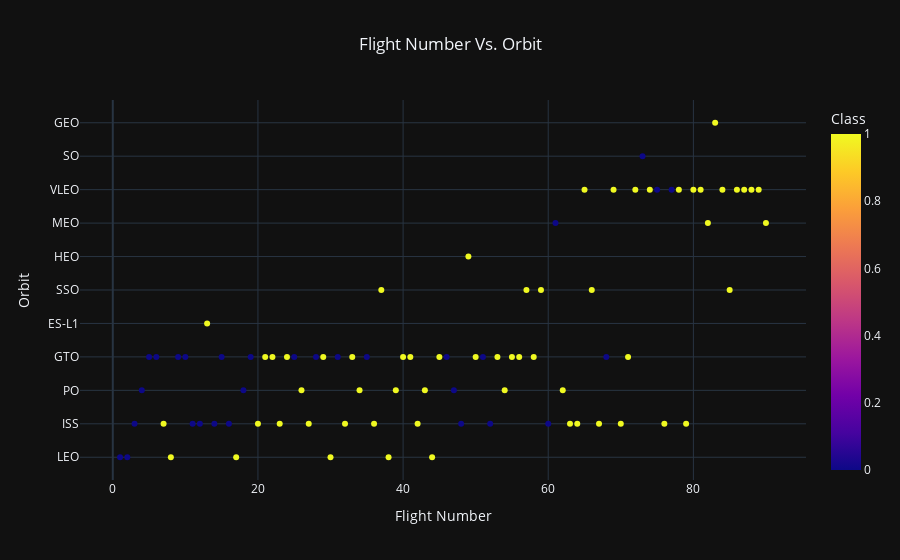

The cell this chart's notebook holds for it:
### Markdown cell above
For each orbit, we want to see if there is any relationship between FlightNumber and Orbit type.

### Code cell
# Plot a scatter point chart with x axis to be FlightNumber and y axis to be the Orbit, and hue to be the class value

fig = px.scatter(
    df, x="FlightNumber", y="Orbit", color="Class", title="Flight Number Vs. Orbit",
    labels={
                     "FlightNumber": "Flight Number",
                     "Orbit": "Orbit",
                     "BoosterVersion": "Booster Version"
                 },
    hover_data=['FlightNumber', 'Orbit', 'BoosterVersion'],
    template='plotly_dark'
)

fig.layout.update(title_x = 0.5)

fig.show()

### Figure 1 — Plotly figure (JSON) as saved in the notebook; plotly's stock layout.template omitted (floating-point values rounded to 4 significant figures)
{"data": [{"customdata": [["Falcon 9"], ["Falcon 9"], ["Falcon 9"], ["Falcon 9"], ["Falcon 9"], ["Falcon 9"], ["Falcon 9"], ["Falcon 9"], ["Falcon 9"], ["Falcon 9"], ["Falcon 9"], ["Falcon 9"], ["Falcon 9"], ["Falcon 9"], ["Falcon 9"], ["Falcon 9"], ["Falcon 9"], ["Falcon 9"], ["Falcon 9"], ["Falcon 9"], ["Falcon 9"], ["Falcon 9"], ["Falcon 9"], ["Falcon 9"], ["Falcon 9"], ["Falcon 9"], ["Falcon 9"], ["Falcon 9"], ["Falcon 9"], ["Falcon 9"], ["Falcon 9"], ["Falcon 9"], ["Falcon 9"], ["Falcon 9"], ["Falcon 9"], ["Falcon 9"], ["Falcon 9"], ["Falcon 9"], ["Falcon 9"], ["Falcon 9"], ["Falcon 9"], ["Falcon 9"], ["Falcon 9"], ["Falcon 9"], ["Falcon 9"], ["Falcon 9"], ["Falcon 9"], ["Falcon 9"], ["Falcon 9"], ["Falcon 9"], ["Falcon 9"], ["Falcon 9"], ["Falcon 9"], ["Falcon 9"], ["Falcon 9"], ["Falcon 9"], ["Falcon 9"], ["Falcon 9"], ["Falcon 9"], ["Falcon 9"], ["Falcon 9"], ["Falcon 9"], ["Falcon 9"], ["Falcon 9"], ["Falcon 9"], ["Falcon 9"], ["Falcon 9"], ["Falcon 9"], ["Falcon 9"], ["Falcon 9"], ["Falcon 9"], ["Falcon 9"], ["Falcon 9"], ["Falcon 9"], ["Falcon 9"], ["Falcon 9"], ["Falcon 9"], ["Falcon 9"], ["Falcon 9"], ["Falcon 9"], ["Falcon 9"], ["Falcon 9"], ["Falcon 9"], ["Falcon 9"], ["Falcon 9"], ["Falcon 9"], ["Falcon 9"], ["Falcon 9"], ["Falcon 9"], ["Falcon 9"]], "hovertemplate": "Flight Number=%{x}<br>Orbit=%{y}<br>Booster Version=%{customdata[0]}<br>Class=%{marker.color}<extra></extra>", "legendgroup": "", "marker": {"color": [0, 0, 0, 0, 0, 0, 1, 1, 0, 0, 0, 0, 1, 0, 0, 0, 1, 0, 0, 1, 1, 1, 1, 1, 0, 1, 1, 0, 1, 1, 0, 1, 1, 1, 0, 1, 1, 1, 1, 1, 1, 1, 1, 1, 1, 0, 0, 0, 1, 1, 0, 0, 1, 1, 1, 1, 1, 1, 1, 0, 0, 1, 1, 1, 1, 1, 1, 0, 1, 1, 1, 1, 0, 1, 0, 1, 0, 1, 1, 1, 1, 1, 1, 1, 1, 1, 1, 1, 1, 1], "coloraxis": "coloraxis", "symbol": "circle"}, "mode": "markers", "name": "", "orientation": "h", "showlegend": false, "type": "scatter", "x": [1, 2, 3, 4, 5, 6, 7, 8, 9, 10, 11, 12, 13, 14, 15, 16, 17, 18, 19, 20, 21, 22, 23, 24, 25, 26, 27, 28, 29, 30, 31, 32, 33, 34, 35, 36, 37, 38, 39, 40, 41, 42, 43, 44, 45, 46, 47, 48, 49, 50, 51, 52, 53, 54, 55, 56, 57, 58, 59, 60, 61, 62, 63, 64, 65, 66, 67, 68, 69, 70, 71, 72, 73, 74, 75, 76, 77, 78, 79, 80, 81, 82, 83, 84, 85, 86, 87, 88, 89, 90], "xaxis": "x", "y": ["LEO", "LEO", "ISS", "PO", "GTO", "GTO", "ISS", "LEO", "GTO", "GTO", "ISS", "ISS", "ES-L1", "ISS", "GTO", "ISS", "LEO", "PO", "GTO", "ISS", "GTO", "GTO", "ISS", "GTO", "GTO", "PO", "ISS", "GTO", "GTO", "LEO", "GTO", "ISS", "GTO", "PO", "GTO", "ISS", "SSO", "LEO", "PO", "GTO", "GTO", "ISS", "PO", "LEO", "GTO", "GTO", "PO", "ISS", "HEO", "GTO", "GTO", "ISS", "GTO", "PO", "GTO", "GTO", "SSO", "GTO", "SSO", "ISS", "MEO", "PO", "ISS", "ISS", "VLEO", "SSO", "ISS", "GTO", "VLEO", "ISS", "GTO", "VLEO", "SO", "VLEO", "VLEO", "ISS", "VLEO", "VLEO", "ISS", "VLEO", "VLEO", "MEO", "GEO", "VLEO", "SSO", "VLEO", "VLEO", "VLEO", "VLEO", "MEO"], "yaxis": "y"}], "layout": {"coloraxis": {"colorbar": {"title": {"text": "Class"}}, "colorscale": [[0, "#0d0887"], [0.1111, "#46039f"], [0.2222, "#7201a8"], [0.3333, "#9c179e"], [0.4444, "#bd3786"], [0.5556, "#d8576b"], [0.6667, "#ed7953"], [0.7778, "#fb9f3a"], [0.8889, "#fdca26"], [1, "#f0f921"]]}, "legend": {"tracegroupgap": 0}, "title": {"text": "Flight Number Vs. Orbit", "x": 0.5}, "xaxis": {"anchor": "y", "domain": [0, 1], "title": {"text": "Flight Number"}}, "yaxis": {"anchor": "x", "domain": [0, 1], "title": {"text": "Orbit"}}}}
